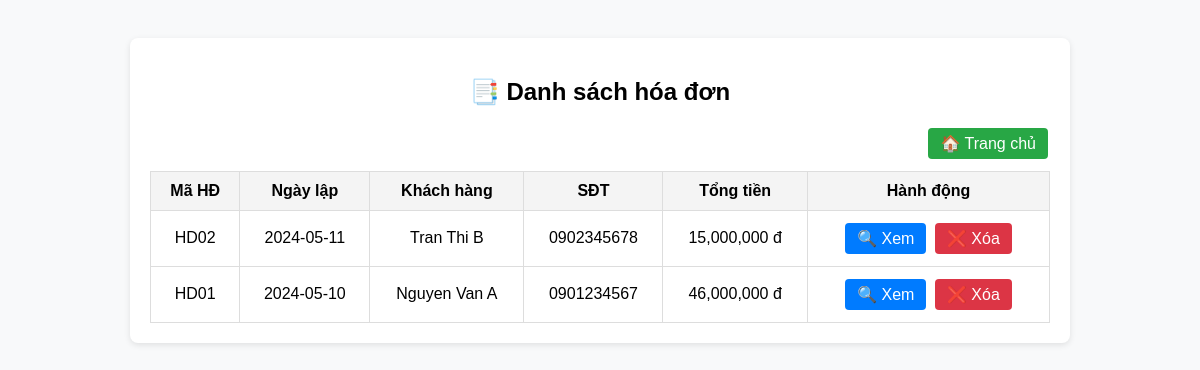
The page /hoadon.php on the database its author committed.
### tables this page shows
CREATE TABLE HoaDon (
    MaHD VARCHAR(10) PRIMARY KEY,
    NgayLap DATE,
    MaKH VARCHAR(10),
    TongTien DECIMAL(18,2),
    FOREIGN KEY (MaKH) REFERENCES KhachHang(MaKH)
);

CREATE TABLE KhachHang (
    MaKH VARCHAR(10) PRIMARY KEY,
    TenKH VARCHAR(100),
    DiaChi VARCHAR(200),
    SoDienThoai VARCHAR(15),
    Email VARCHAR(100)
);

### hoadon.php (the view, shortened to what this page needs)
<?php
include 'db.php';
$sql = "SELECT hd.MaHD, hd.NgayLap, hd.TongTien, kh.TenKH, kh.SoDienThoai
        FROM HoaDon hd
        JOIN KhachHang kh ON hd.MaKH = kh.MaKH
        ORDER BY hd.NgayLap DESC";
$result = $conn->query($sql);
?>
<!DOCTYPE html>
<html lang="vi">
<head>
</head>
<body>
<div class="box">
    <h2>📑 Danh sách hóa đơn</h2>
    <div style="text-align:right; margin-bottom:10px;">
        <a class="btn home" href="index.php">🏠 Trang chủ</a>
    </div>
    <table>
        <tr>
            <th>Mã HĐ</th>
            <th>Ngày lập</th>
            <th>Khách hàng</th>
            <th>SĐT</th>
            <th>Tổng tiền</th>
            <th>Hành động</th>
        </tr>
        <?php while($row = $result->fetch_assoc()): ?>
        <tr>
            <td><?= $row['MaHD'] ?></td>
            <td><?= $row['NgayLap'] ?></td>
            <td><?= $row['TenKH'] ?></td>
            <td><?= $row['SoDienThoai'] ?></td>
            <td><?= number_format($row['TongTien']) ?> đ</td>
            <td>
                <a class="btn view" href="chitiethoadon.php?id=<?= $row['MaHD'] ?>">🔍 Xem</a>
                <a class="btn delete" href="?delete=<?= $row['MaHD'] ?>" onclick="return confirm('Bạn có chắc muốn xóa hóa đơn này?')">❌ Xóa</a>
            </td>
        </tr>
        <?php endwhile; ?>
    </table>
</div>
</body>
</html>

### hoadon.php (style rules this page uses)
body { font-family: Arial; background:#f8f9fa; padding:30px; }
.box { max-width:900px; margin:auto; background:#fff; padding:20px; border-radius:8px; box-shadow:0 2px 6px rgba(0,0,0,0.1); }
h2 { text-align:center; margin-bottom:20px; }
table { width:100%; border-collapse:collapse; }
th,td { border:1px solid #ddd; padding:10px; text-align:center; }
th { background:#f4f4f4; }
a.btn { padding:6px 12px; border-radius:4px; text-decoration:none; color:#fff; margin:2px; display:inline-block; }
.view { background:#007bff; }
.delete { background:#dc3545; }
.home { background:#28a745; }

### rows shown on the page
hoadon: MaHD "HD02", NgayLap "2024-05-11", MaKH.TenKH "Tran Thi B", MaKH.SoDienThoai "0902345678", TongTien "15,000,000"
hoadon: MaHD "HD01", NgayLap "2024-05-10", MaKH.TenKH "Nguyen Van A", MaKH.SoDienThoai "0901234567", TongTien "46,000,000"
